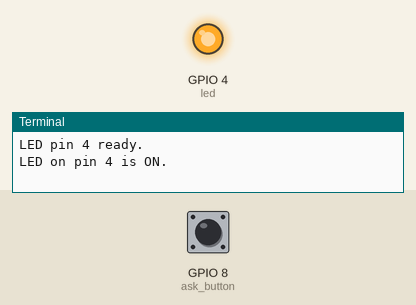
The program below on a simulated Raspberry Pi (BCM pin numbers). On the bench: output pins drawn as LEDs (lit = HIGH), the last lines printed to the terminal. The test bench sets the inputs (shaded band); at power-on: GPIO 8 (ask_button) HIGH. At 3.0 s the program stops and its outputs stay as they are.

Above: at 0.1 s.
At 3.1 s:
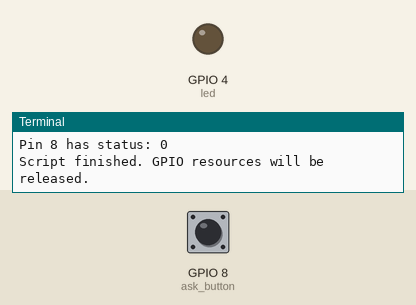
Timing chart, 0 to 4.5 s (numbered marks = the images above):
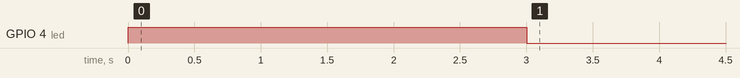

Measured:
- by itself, GPIO 4 (led): LOW → HIGH at 0.00 s, → LOW 3.0 s later

The program:

led_g0.py
```python
from gpiozero import LED, Button
from time import sleep

# Pin definitions
ledPin = 4
askPin = 8

try:
    # Set up the LED pin as an output
    # gpiozero's LED class automatically handles setting the pin as output
    # and provides simple methods for control.
    print('Put long wire of LED on pin ' + str(ledPin) + ' and cathode on ground pin with resistor')
    led = LED(ledPin)
    print(f"LED pin {ledPin} ready.")

    # Turn the LED on
    led.on()
    print(f"LED on pin {ledPin} is ON.")
    sleep(3)

    # Turn the LED off
    led.off()
    print(f"LED on pin {ledPin} is OFF.")

    # Set up the askPin as an input
    # gpiozero's Button class is a convenient way to represent input pins,
    # automatically handling pull-ups/downs (defaults to pull_up=False,
    # meaning no internal pull-up and a floating input if not externally pulled).
    # If you need an internal pull-up for a button, you would use Button(askPin, pull_up=True)
    ask_button = Button(askPin)
    print(f"Ask pin {askPin} ready as input.")

    # Read the status of the askPin
    # The .is_pressed property returns True if the button is pressed (input is low)
    # or False if not pressed (input is high). This assumes a common button wiring
    # where pressing connects to ground.
    # If you just want the raw digital value (high/low), you can use .value
    # which returns 1 for high and 0 for low.
    pin_status = ask_button.value # Returns 0 or 1 directly
    print(f"Pin {askPin} has status: {pin_status}")

except Exception as e:
    print(f"An error occurred: {e}")
    print("Please ensure you have the necessary permissions. You might need to run this script with 'sudo'.")
finally:
    # gpiozero objects automatically clean up resources when the script ends,
    # or when they go out of scope. There's no explicit 'close' method like with lgpio.
    # However, if you're writing a long-running application and want to explicitly
    # release resources for a specific pin, you can use the .close() method
    # on the individual gpiozero objects (e.g., led.close(), ask_button.close()).
    # For this simple script, it's not strictly necessary in the finally block.
    print("Script finished. GPIO resources will be released.")
```
